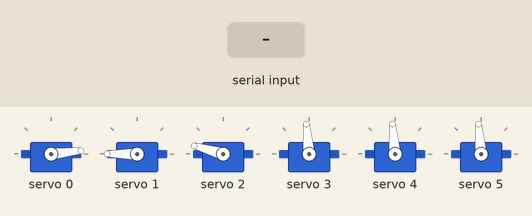
A sketch run on a simulated Arduino Uno, built with avr-gcc and run on an emulated ATmega328P. Parts: 6 × servo. The inputs (shaded band) are chosen by the test bench.

Above: at 1.7 s.
1.8 s: "H" received over Serial
At 2.29 s:
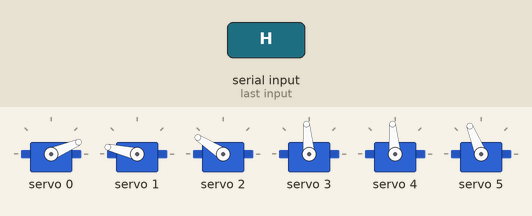
At 4.5 s:
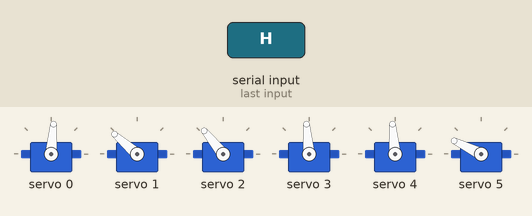
4.8 s: "G" received over Serial
At 11.4 s:
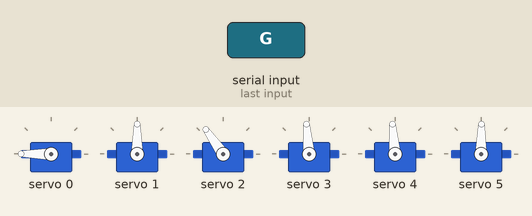
Timing chart, 0 to 20.9 s (numbered marks = the images above; inputs shaded):
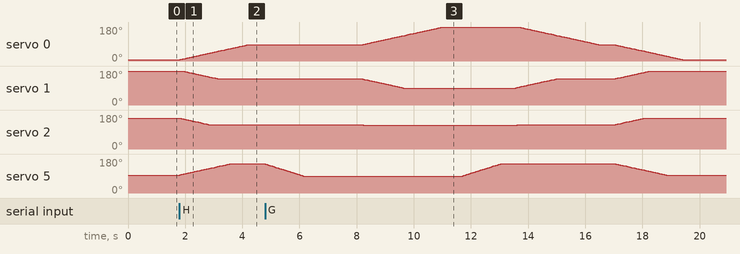

Measured:
- after the input at 1.8 s, servo 0: moves from 6° to 85° over 2.4 s, starting at once; servo 1: moves from 180° to 139° over 1.2 s, starting after 0.12 s; servo 2: moves from 164° to 129° over 1.0 s, starting at once; servo 5: moves from 95° to 154° over 1.8 s, starting at once
- after the input at 4.8 s, servo 0: rises from 85° to 180° in 2.8 s, then falls to 6° in 8.4 s

The sketch:

brazo.ino
```cpp
#include <Wire.h>
#include <Adafruit_PWMServoDriver.h>

Adafruit_PWMServoDriver pca = Adafruit_PWMServoDriver();

// --- CALIBRACIÓN DE PCA ---
#define SERVO_MIN 150
#define SERVO_MAX 600

// --- MAPA DE MOTORES ---
#define CH_BASE    0 // Pin 0: Eje X
#define CH_HOMBRO  1 // Pin 1: Eje Z (Distancia)
#define CH_CODO    2 // Pin 2: Eje Y (Altura)
#define CH_MUNECA  3 // Pin 3: Muñeca (Eje horizontal)
#define CH_AUX     4 // Pin 4: Auxiliar
#define CH_GRIPPER 5 // Pin 5: Pinza (Cerrar/Abrir)

// --- POSICIÓN HOME (LISTO PARA COSECHAR) ---
int angBase_HOME   = 80;
int angHombro_HOME = 135;  // HOME hombro
int angCodo_HOME   = 125;  // HOME codo
int angMuneca_HOME = 90;
int angAux_HOME    = 90;

// PINZA
// Gancho en HOME: 130° (abierto en modo trabajo)
// Gancho para agarrar fresa: 84°
// Gancho en REPOSO: 90°
int angPinza_OPEN   = 150; // “abierto” (HOME y cuando suelta la fresa)
int angPinza_CLOSED = 84;  // “cerrado” (agarrando fresa)

// --- POSICIÓN DE REPOSO ---
int angBase_REPOSO    = 0;    // Pin 0
int angHombro_REPOSO  = 180;  // Pin 1
int angCodo_REPOSO    = 160;  // Pin 2
int angMuneca_REPOSO  = 90;   // Pin 3
int angAux_REPOSO     = 90;   // Pin 4
int angGripper_REPOSO = 90;   // Pin 5 (gancho en 90° en reposo)

// --- POSICIÓN GUARDAR FRUTA (NUEVA) ---
int angBase_DROP   = 180; // Pin 0
int angHombro_DROP = 85;  // Pin 1
int angCodo_DROP   = 120; // Pin 2
int angMuneca_DROP = 90;  // asumimos igual
int angAux_DROP    = 90;  // asumimos igual

// --- VARIABLES DE ESTADO ---
int angBase    = angBase_REPOSO;
int angHombro  = angHombro_REPOSO;
int angCodo    = angCodo_REPOSO;
int angMuneca  = angMuneca_REPOSO;
int angAux     = angAux_REPOSO;
int angGripper = angGripper_REPOSO;

int step = 1;

// ------------------------------------
// FUNCIONES DE CONTROL
// ------------------------------------

// Mueve todos los servos a sus ángulos actuales
void moverServos() {
  pca.setPWM(CH_BASE,    0, map(angBase,    0, 180, SERVO_MIN, SERVO_MAX));
  pca.setPWM(CH_HOMBRO,  0, map(angHombro,  0, 180, SERVO_MIN, SERVO_MAX));
  pca.setPWM(CH_CODO,    0, map(angCodo,    0, 180, SERVO_MIN, SERVO_MAX));
  pca.setPWM(CH_MUNECA,  0, map(angMuneca,  0, 180, SERVO_MIN, SERVO_MAX));
  pca.setPWM(CH_AUX,     0, map(angAux,     0, 180, SERVO_MIN, SERVO_MAX));
  pca.setPWM(CH_GRIPPER, 0, map(angGripper, 0, 180, SERVO_MIN, SERVO_MAX));
}

// Mueve la pinza de forma lenta y controlada
void moveGripperGradual(int targetAngle, int delayMs) {
  while (angGripper != targetAngle) {
    if (angGripper < targetAngle) {
      angGripper++;
    } else {
      angGripper--;
    }

    pca.setPWM(CH_GRIPPER, 0, map(angGripper, 0, 180, SERVO_MIN, SERVO_MAX));
    delay(delayMs);
  }
}

// Mueve TODOS los servos hacia una pose objetivo, paso a paso
void moveToPoseSlow(
  int targetBase,
  int targetHombro,
  int targetCodo,
  int targetMuneca,
  int targetAux,
  int targetGripper,
  int delayMs
) {
  bool done;

  do {
    done = true;

    // BASE
    if (angBase < targetBase)       { angBase++;   done = false; }
    else if (angBase > targetBase)  { angBase--;   done = false; }

    // HOMBRO
    if (angHombro < targetHombro)       { angHombro++;   done = false; }
    else if (angHombro > targetHombro)  { angHombro--;   done = false; }

    // CODO
    if (angCodo < targetCodo)       { angCodo++;   done = false; }
    else if (angCodo > targetCodo)  { angCodo--;   done = false; }

    // MUÑECA
    if (angMuneca < targetMuneca)       { angMuneca++;   done = false; }
    else if (angMuneca > targetMuneca)  { angMuneca--;   done = false; }

    // AUX
    if (angAux < targetAux)       { angAux++;   done = false; }
    else if (angAux > targetAux)  { angAux--;   done = false; }

    // PINZA
    if (angGripper < targetGripper)       { angGripper++;   done = false; }
    else if (angGripper > targetGripper)  { angGripper--;   done = false; }

    // Límites de seguridad
    angBase   = constrain(angBase,   0, 180);
    angHombro = constrain(angHombro, 50, 180);
    angCodo   = constrain(angCodo,   50, 160);

    moverServos();
    delay(delayMs);

  } while (!done);
}

// --- HOME LENTO ---
// HOME = pose de trabajo, gancho en 130°
void goHome() {
  moveToPoseSlow(
    angBase_HOME,
    angHombro_HOME,
    angCodo_HOME,
    angMuneca_HOME,
    angAux_HOME,
    angPinza_OPEN,   // 130°
    25
  );
}

// --- REPOSO LENTO ---
// REPOSO = pose de descanso, gancho en 90°
void goReposoSlow() {
  moveToPoseSlow(
    angBase_REPOSO,
    angHombro_REPOSO,
    angCodo_REPOSO,
    angMuneca_REPOSO,
    angAux_REPOSO,
    angGripper_REPOSO, // 90°
    25
  );
}

// --- GUARDAR FRUTA (NUEVA POSICIÓN) ---
// Si mantenerPinzaCerrada = true → se queda en 84° todo el camino
void goDropPoseSlow(bool mantenerPinzaCerrada) {
  int targetGripper = mantenerPinzaCerrada ? angPinza_CLOSED : angPinza_OPEN;

  moveToPoseSlow(
    angBase_DROP,
    angHombro_DROP,
    angCodo_DROP,
    angMuneca_DROP,
    angAux_DROP,
    targetGripper,
    25
  );
}

// ------------------------------------
// SETUP
// ------------------------------------
void setup() {
  Serial.begin(115200);
  pca.begin();
  pca.setPWMFreq(60);

  moverServos();
  delay(500);
}

// ------------------------------------
// LOOP
// ------------------------------------
void loop() {
  if (Serial.available() > 0) {
    char cmd = Serial.read();

    // 1. COMANDO HOME (H)
    if (cmd == 'H') {
      goHome();
    }

    // 2. COMANDO GRAB (G) - AGARRAR → ESPERAR → GUARDAR → SOLTAR → HOME → REPOSO
    else if (cmd == 'G') {
      // a) CERRAR PINZA (a 84°) LENTO → AGARRAR FRESA
      moveGripperGradual(angPinza_CLOSED, 20);

      // Mantenerla agarrando 2 segundos antes de moverse
      delay(2000);

      // b) IR A POSICIÓN DE GUARDAR FRUTA, con pinza cerrada (84° todo el trayecto)
      goDropPoseSlow(true);
      delay(500);

      // c) SOLTAR FRESA (abrir gancho a 130°)
      moveGripperGradual(angPinza_OPEN, 20);
      delay(500);

      // d) VOLVER A HOME LENTO (con gancho en 130°)
      goHome();
      delay(500);

      // e) IR A REPOSO LENTO (con gancho en 90°)
      goReposoSlow();
      delay(500);
    }

    // 3. COMANDO REPOSO FINAL (P) - Ir a REPOSO de manera lenta (botón de emergencia)
    else if (cmd == 'P') {
      goReposoSlow();
    }

    // 4. COMANDOS DE SEGUIMIENTO (R, L, U, D, F, B)
    else if (cmd == 'R' || cmd == 'L' || cmd == 'U' || cmd == 'D' || cmd == 'F' || cmd == 'B') {

      if (cmd == 'L')      angBase += step;
      else if (cmd == 'R') angBase -= step;

      else if (cmd == 'F') angHombro -= step;
      else if (cmd == 'B') angHombro += step;

      else if (cmd == 'U') angCodo -= step;
      else if (cmd == 'D') angCodo += step;

      angBase   = constrain(angBase,   0, 180);
      angHombro = constrain(angHombro, 50, 180);
      angCodo   = constrain(angCodo,   50, 160);

      moverServos();
    }

    delay(10);
  }
}
```
